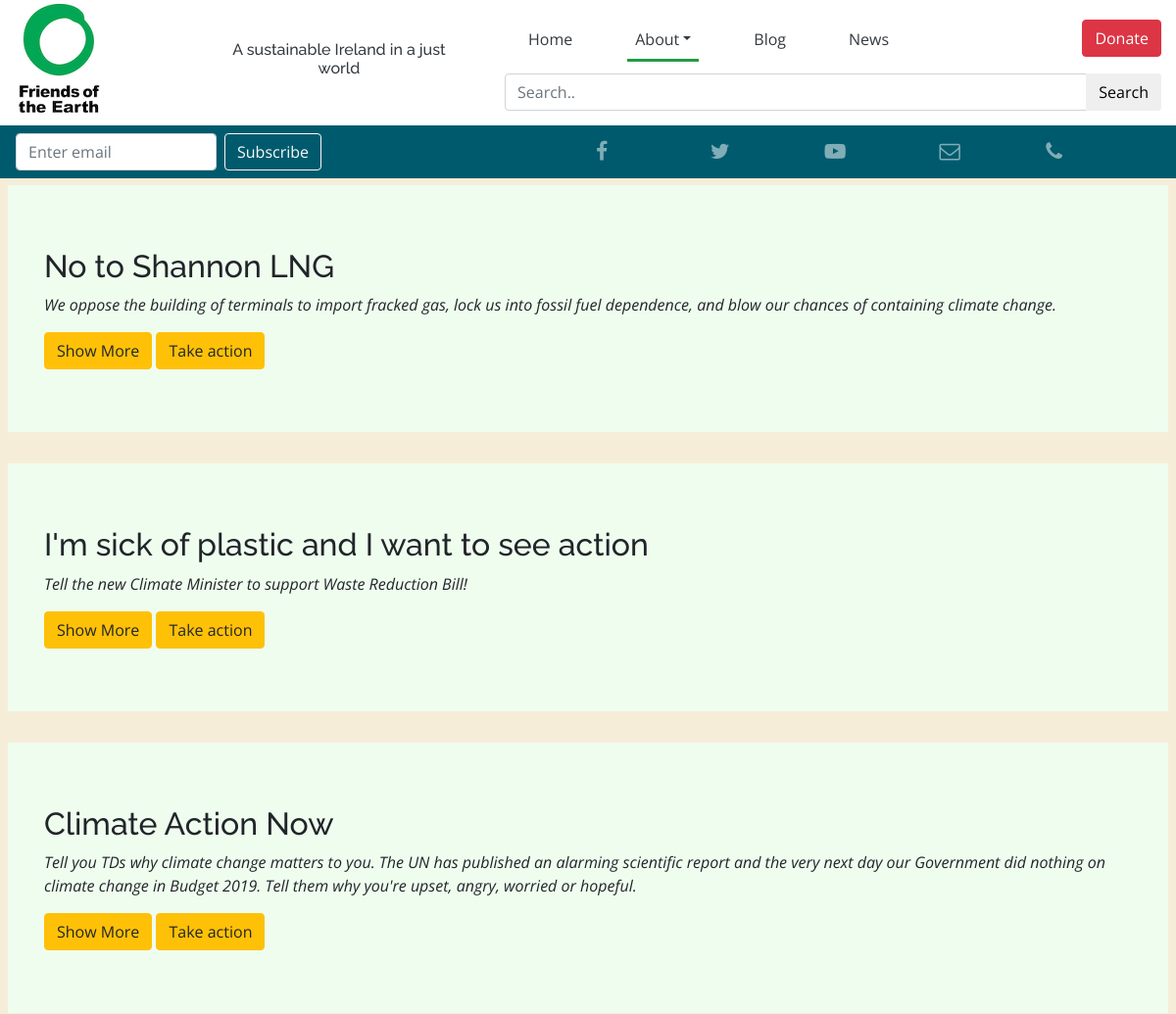
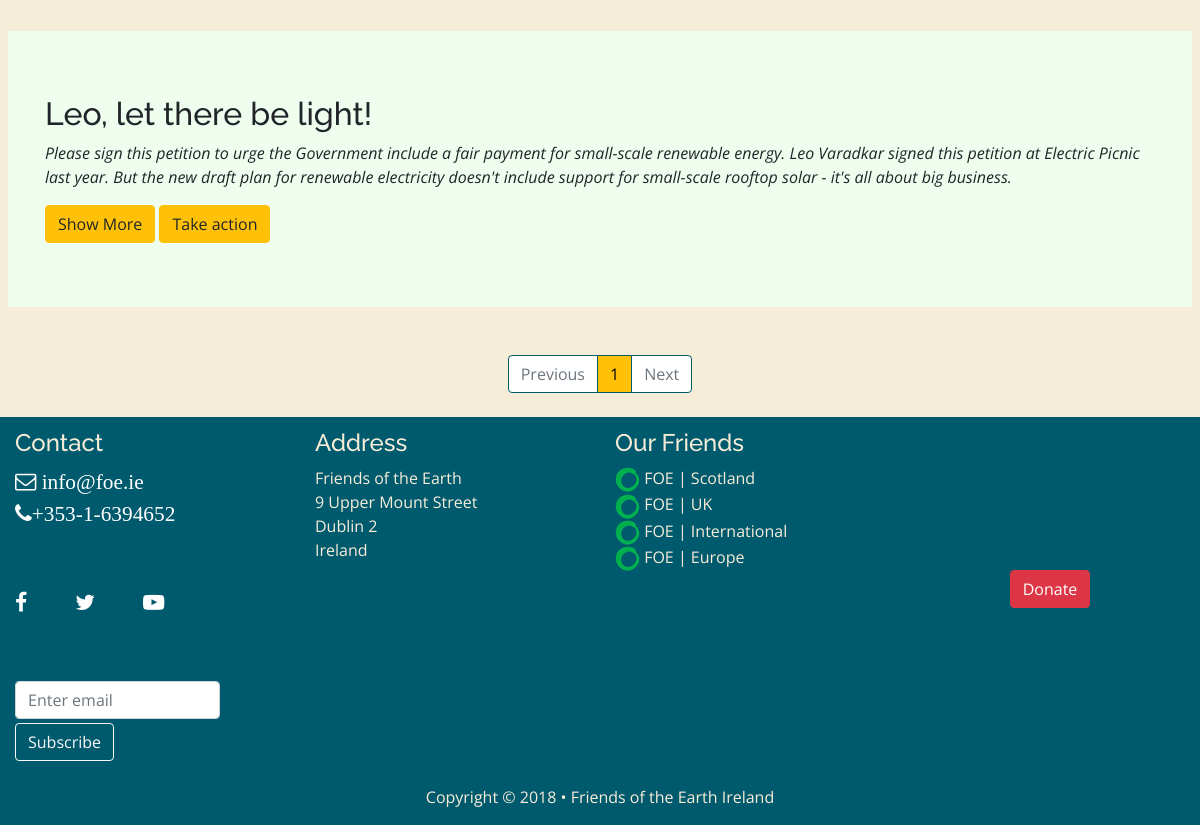
/website-code/public/takeaction.php, run on the app's committed database (2 pictures, top to bottom).
### tables this page shows
CREATE TABLE `take_action` (
  `ID` int(10) UNSIGNED NOT NULL,
  `title` varchar(100) NOT NULL,
  `post` text NOT NULL,
  `postBy` int(11) NOT NULL,
  `thumbnail` varchar(50) DEFAULT 'default-ta-image.jpeg',
  `alt` varchar(100) DEFAULT NULL,
  `Date` timestamp NOT NULL DEFAULT CURRENT_TIMESTAMP,
  `intro` text NOT NULL
);

### website-code/public/takeaction.php (the view, shortened to what this page needs)
<!DOCTYPE html>
<html lang="en">
<head>
  <link rel="stylesheet" href="../css/bootstrap-reboot.css" />
  <link rel="stylesheet" href="../css/bootstrap.min.css" />
  <link rel="stylesheet" href="../css/style.css" />
    <link rel="stylesheet" href="https://cdnjs.cloudflare.com/ajax/libs/font-awesome/4.7.0/css/font-awesome.min.css">
</head>
<body id="about">
  <?php require("../app/views/header.php") ?>
  <main class="main header_margin">
    <div class="ta">
      <article class="container inner_container mx-auto p-2">
            <?php
            if (isset($_GET['page_no']) && $_GET['page_no']!="") {
                $page_no = $_GET['page_no'];
            }else{
                    $page_no = 1;
            }
            $total_records_per_page = 4;
            $offset = ($page_no-1) * $total_records_per_page;
            $query = "SELECT * FROM take_action ORDER BY ID DESC LIMIT $offset, $total_records_per_page";
            $result = mysqli_query($connection, $query);
            if(!$result){
              echo "There was a problem querying the database";
            }else{
              $i = 0;
              while($row = mysqli_fetch_array($result)){
                extract($row);
               ?>
         <div class="jumbotron jumbotron-fluid">
           <div class="container">
            <h2><?php echo $row["title"]; ?></h2>
            <p class="card-text font-italic"><?php echo $row["intro"]; ?></p>
            <div class="text-justify">
              <a href="#action_collapse_<?php echo $i; ?>" class="btn btn-warning" data-toggle="collapse">Show More</a>
              <a class="btn btn-warning" href="#">Take action</a>
            </div>
          </div>
        </div><?php $i++; } ?>
        <?php } ?>
      </article>
    </div>
    <?php require('../app/views/pagination.php'); ?>
    <?php require("../app/views/footer.php"); ?>
  </main>
</body>
</html>

### website-code/css/style.css (style rules this page uses)
body { Font-Family: 'Open Sans', Sans-Serif; }
h1, h2, h3, h4, h5, h6 { Font-Family: 'Raleway', Sans-Serif; }
@media screen and (min-width: 768px) { .inner_container { max-width: 1200px; } }
.main { display: flex; flex: 100%; flex-direction: column; background-color:#F6EDD9; }
@media screen and (min-width: 768px) { .header_margin { margin-top: 11.3em; } }
.ta .jumbotron { background-color: #EFFDEF; }

### data on the page
take_action: title "No to Shannon LNG", intro "We oppose the building of terminals to import fracked gas, lock us into fossil fuel dependence, and blow our chances of containing climate change."
take_action: title "I'm sick of plastic and I want to see action", intro "Tell the new Climate Minister to support Waste Reduction Bill!"
take_action: title "Climate Action Now", intro "Tell you TDs why climate change matters to you. The UN has published an alarming scientific report and the very next day our Government did nothing on climate change in Budget 2019. Tell them why you're upset, angry, worried or hopeful."
take_action: title "Leo, let there be light!", intro "Please sign this petition to urge the Government include a fair payment for small-scale renewable energy. Leo Varadkar signed this petition at Electric Picnic last year. But the new draft plan for renewable electricity doesn't include support for small-scale rooftop solar - it's all about big business."
